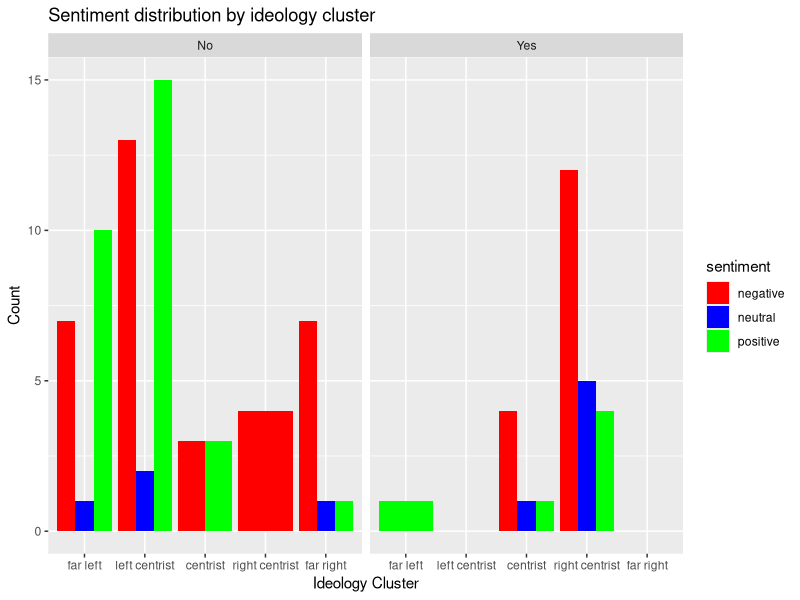
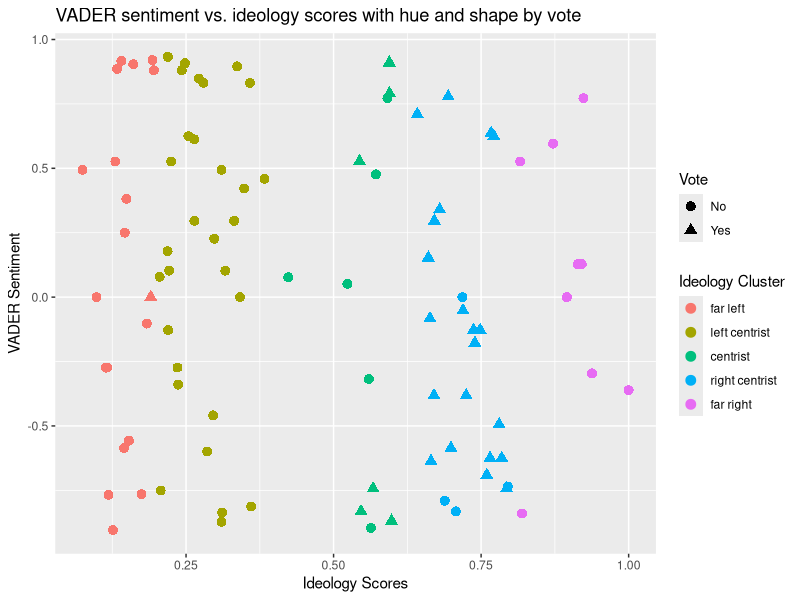
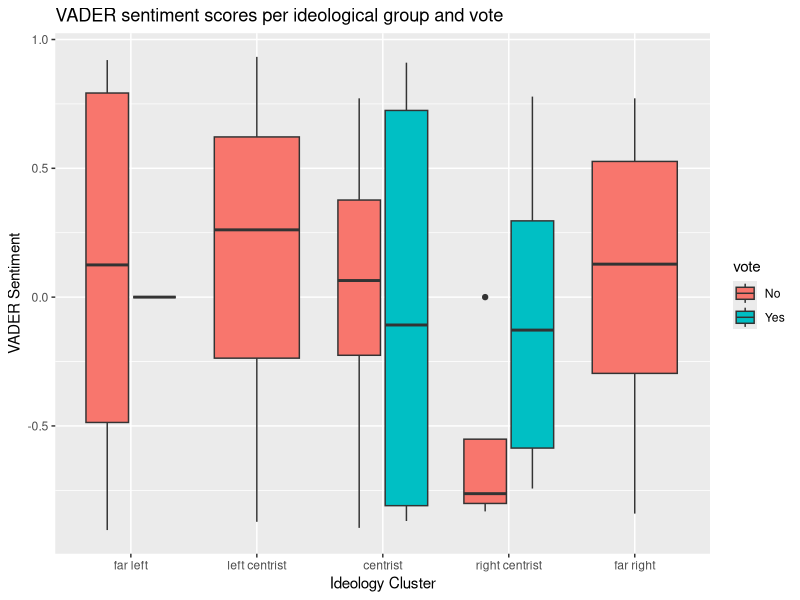
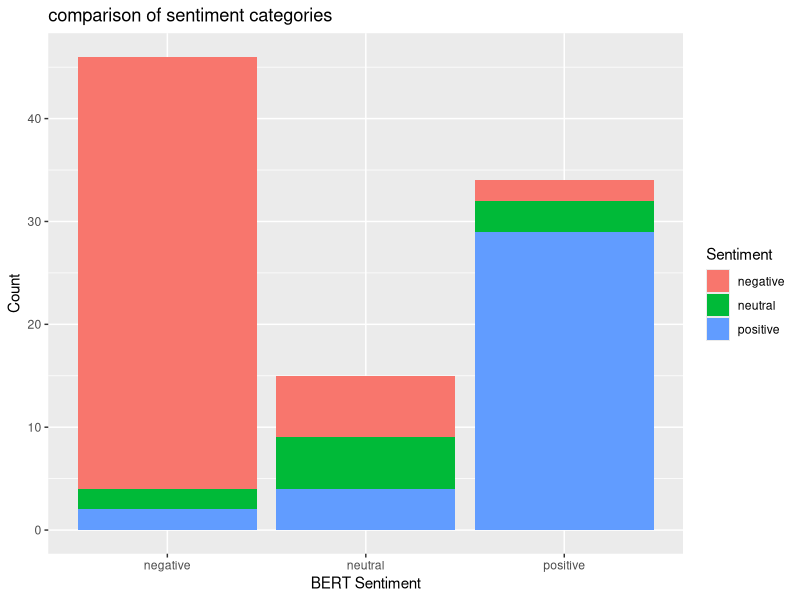

These charts were generated, in order, by the following R code:
library(tidyverse)
library(readr)
library(tidyr)


# read the files
data <- read_csv("./sample_immigration.csv")

# Lower the text in ideology_cluster
data$ideology_cluster <- tolower(data$ideology_cluster)

# Reorder ideology_cluster from left -> right
data$ideology_cluster <- factor(data$ideology_cluster, levels = c("far left", "left centrist", "centrist", "right centrist", "far right"))

plot1 <- ggplot(data, aes(x = ideology_cluster, fill = sentiment)) +
  geom_bar(position = "dodge") +
  labs(title = "Sentiment distribution by ideology cluster", x = "Ideology Cluster", y = "Count") +
  scale_fill_manual(values = c("negative" = "red", "positive" = "green", "neutral" = "blue"))+
  facet_grid(cols=vars(vote))

plot2 <- ggplot(data, aes(x = ideology, y = vader, color = ideology_cluster, shape = vote)) +
  geom_point(size = 3) +
  labs(title = "VADER sentiment vs. ideology scores with hue and shape by vote",
  x = "Ideology Scores", y = "VADER Sentiment") +
  scale_color_discrete(name = "Ideology Cluster") +
  scale_shape_manual(name = "Vote", values = c("No" = 16, "Yes" = 17))

# Box plot of sentiment by ideology_cluster
plot3 <- ggplot(data, aes(x = ideology_cluster, y = vader, fill = vote)) +
  geom_boxplot() +
  labs(title = "VADER sentiment scores per ideological group and vote", x = "Ideology Cluster", y = "VADER Sentiment")

# Plot a table matrix of the bert sentiment against manually annotated sentiment
sentiment_counts <- data %>%
  group_by(bert_sentiment, sentiment) %>%
  tally()

# Create the stacked bar plot
plot4 <- ggplot(sentiment_counts, aes(x = bert_sentiment, y = n, fill = sentiment)) +
  geom_bar(stat = "identity") +
  labs(title = "comparison of sentiment categories",
       x = "BERT Sentiment", y = "Count") +
  scale_fill_discrete(name = "Sentiment")
